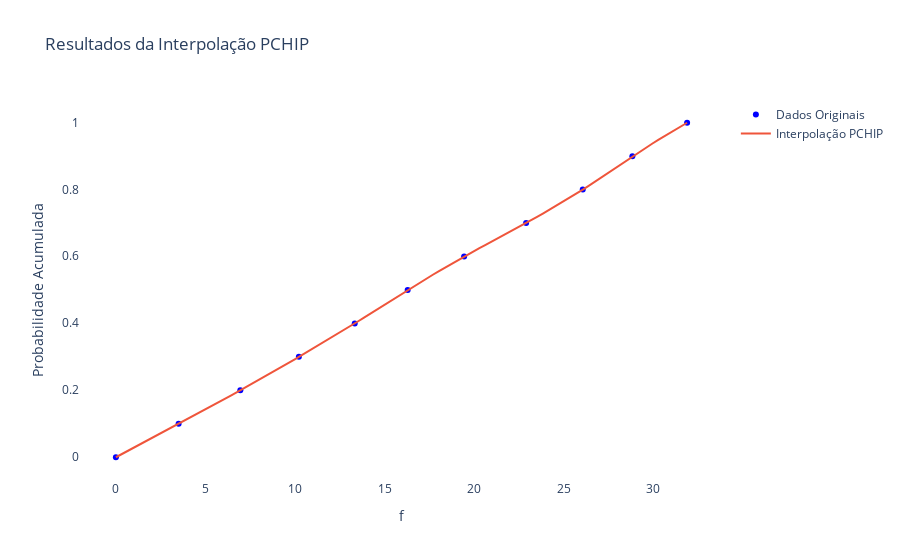

The notebook cell saved with this chart:
### Code cell
fracao = np.concatenate((np.array([0]), lista_intermed))/n # Identifica a fração total de pontos de 0 até o ponto v

interp = PchipInterpolator(lista_v, fracao)
# Utiliza um interpolador PCHIP para gerar um polinômio de terceiro grau que aproxime W(v)
# Dessa forma, obtém-se U(v)

# Define os pontos onde deseja-se avaliar a função interpolada
x_new = np.linspace(0, lista_v[-1], 100)

# Avalia a função interpolada nos novos pontos
y_new = interp(x_new)

fig = go.Figure()

# Scatter plot dos dados originais
fig.add_trace(go.Scatter(x=lista_v, y=fracao, mode='markers', marker=dict(color='blue', symbol='circle'), name='Dados Originais'))

# Linha de interpolação PCHIP
fig.add_trace(go.Scatter(x=x_new, y=y_new, mode='lines', name='Interpolação PCHIP'))

# Layout
fig.update_layout(title='Resultados da Interpolação PCHIP',
                  xaxis_title='f',
                  yaxis_title='Probabilidade Acumulada',
                  showlegend=True,
                  plot_bgcolor='rgba(0,0,0,0)') # Define a cor de fundo do plot

fig.show()

### Figure 1 — Plotly figure (JSON) as saved in the notebook; plotly's stock layout.template omitted (floating-point values rounded to 4 significant figures)
{"data": [{"marker": {"color": "blue", "symbol": "circle"}, "mode": "markers", "name": "Dados Originais", "type": "scatter", "x": [0, 3.499, 6.944, 10.21, 13.33, 16.28, 19.43, 22.89, 26.05, 28.82, 31.88], "y": [0, 0.0999, 0.1998, 0.2997, 0.3996, 0.4995, 0.5994, 0.6993, 0.7991, 0.8989, 0.9987]}, {"mode": "lines", "name": "Interpolação PCHIP", "type": "scatter", "x": [0, 0.322, 0.644, 0.9659, 1.288, 1.61, 1.932, 2.254, 2.576, 2.898, 3.22, 3.542, 3.864, 4.186, 4.508, 4.83, 5.152, 5.474, 5.796, 6.118, 6.44, 6.762, 7.084, 7.406, 7.728, 8.049, 8.371, 8.693, 9.015, 9.337, 9.659, 9.981, 10.3, 10.63, 10.95, 11.27, 11.59, 11.91, 12.24, 12.56, 12.88, 13.2, 13.52, 13.85, 14.17, 14.49, 14.81, 15.13, 15.46, 15.78, 16.1, 16.42, 16.74, 17.06, 17.39, 17.71, 18.03, 18.35, 18.67, 19.0, 19.32, 19.64, 19.96, 20.28, 20.61, 20.93, 21.25, 21.57, 21.89, 22.22, 22.54, 22.86, 23.18, 23.5, 23.83, 24.15, 24.47, 24.79, 25.11, 25.44, 25.76, 26.08, 26.4, 26.72, 27.05, 27.37, 27.69, 28.01, 28.33, 28.66, 28.98, 29.3, 29.62, 29.94, 30.27, 30.59, 30.91, 31.23, 31.55, 31.88], "y": [0, 0.009126, 0.01826, 0.02742, 0.03658, 0.04576, 0.05496, 0.06416, 0.07338, 0.08262, 0.09187, 0.1011, 0.1104, 0.1196, 0.1289, 0.1381, 0.1474, 0.1567, 0.166, 0.1754, 0.1849, 0.1944, 0.204, 0.2136, 0.2233, 0.2331, 0.2429, 0.2527, 0.2626, 0.2725, 0.2825, 0.2926, 0.3026, 0.3127, 0.3229, 0.3331, 0.3434, 0.3537, 0.364, 0.3744, 0.3849, 0.3955, 0.4061, 0.4169, 0.4278, 0.4388, 0.4498, 0.4609, 0.4718, 0.4827, 0.4935, 0.504, 0.5145, 0.525, 0.5354, 0.5457, 0.5559, 0.5661, 0.5761, 0.5861, 0.5959, 0.6056, 0.6151, 0.6244, 0.6336, 0.6428, 0.6519, 0.6609, 0.6701, 0.6794, 0.6887, 0.6983, 0.7081, 0.7179, 0.7277, 0.7377, 0.7477, 0.7579, 0.7682, 0.7786, 0.7893, 0.8, 0.8111, 0.8226, 0.8344, 0.8462, 0.8582, 0.87, 0.8817, 0.8932, 0.9043, 0.9152, 0.926, 0.9368, 0.9474, 0.9579, 0.9683, 0.9785, 0.9887, 0.9987]}], "layout": {"plot_bgcolor": "rgba(0,0,0,0)", "showlegend": true, "title": {"text": "Resultados da Interpolação PCHIP"}, "xaxis": {"title": {"text": "f"}}, "yaxis": {"title": {"text": "Probabilidade Acumulada"}}}}
